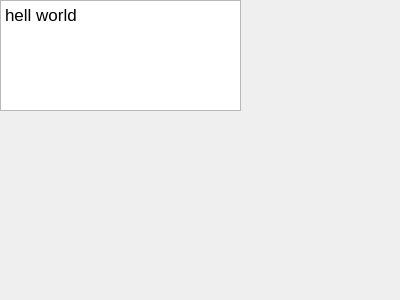
<?xml version="1.0" encoding="UTF-8"?>
<ui version="4.0">
 <class>snakewindow</class>
 <widget class="QDialog" name="snakewindow">
  <property name="geometry">
   <rect>
    <x>0</x>
    <y>0</y>
    <width>400</width>
    <height>300</height>
   </rect>
  </property>
  <property name="windowTitle">
   <string>Dialog</string>
  </property>
  <widget class="QTextEdit" name="textEdit">
   <property name="geometry">
    <rect>
     <x>0</x>
     <y>0</y>
     <width>241</width>
     <height>111</height>
    </rect>
   </property>
   <property name="html">
    <string>&lt;!DOCTYPE HTML PUBLIC &quot;-//W3C//DTD HTML 4.0//EN&quot; &quot;http://www.w3.org/TR/REC-html40/strict.dtd&quot;&gt;
&lt;html&gt;&lt;head&gt;&lt;meta name=&quot;qrichtext&quot; content=&quot;1&quot; /&gt;&lt;meta charset=&quot;utf-8&quot; /&gt;&lt;style type=&quot;text/css&quot;&gt;
p, li { white-space: pre-wrap; }
hr { height: 1px; border-width: 0; }
li.unchecked::marker { content: &quot;\2610&quot;; }
li.checked::marker { content: &quot;\2612&quot;; }
&lt;/style&gt;&lt;/head&gt;&lt;body style=&quot; font-family:'.AppleSystemUIFont'; font-size:13pt; font-weight:400; font-style:normal;&quot;&gt;
&lt;p style=&quot; margin-top:0px; margin-bottom:0px; margin-left:0px; margin-right:0px; -qt-block-indent:0; text-indent:0px;&quot;&gt;hell world&lt;/p&gt;
&lt;p style=&quot;-qt-paragraph-type:empty; margin-top:0px; margin-bottom:0px; margin-left:0px; margin-right:0px; -qt-block-indent:0; text-indent:0px;&quot;&gt;&lt;br /&gt;&lt;/p&gt;&lt;/body&gt;&lt;/html&gt;</string>
   </property>
  </widget>
 </widget>
 <resources/>
 <connections/>
</ui>
